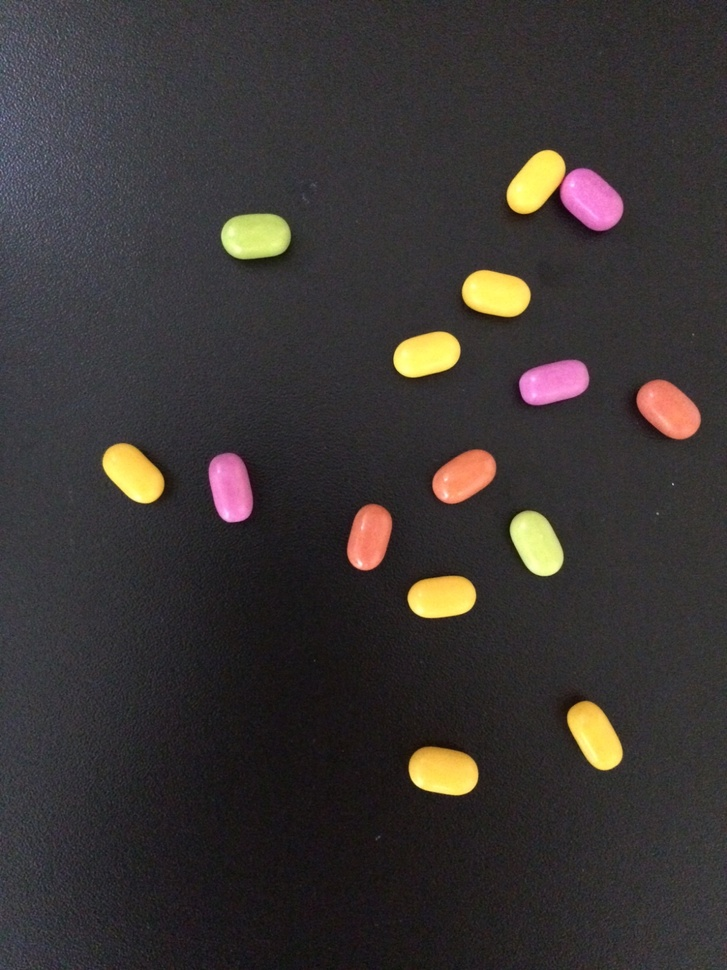
#> input picture images/tablets.jpeg, 727 x 970 px, shrunk from 1200 x 1600 before the run, found by its file name
$ jupyter execute challenge3_clean.ipynb
#> lines starting #> are read from the running program, lines starting #| are printed output that depends on the picture; after the words box and inside, x2 and y2 are one past the last pixel; in counts of white or black regions, pixels touching at a corner belong together; long printed decimals are rounded
[cell 1]
import numpy as np
import matplotlib.pyplot as plt
import cv2
import math
import sys
sys.setrecursionlimit(10000)

[cell 2]
def find_neighbour(arr_np, i, j, size_row, size_col, label):
    if i < 0 or j < 0 or i >= size_row or j >= size_col or arr_np[i, j] != 1:
        return
    arr_np[i, j] = label
    explored_items.add((i, j))
    for k in range(-1, 2):
        for l in range(-1, 2):
            if k == 0 and l == 0:
                continue
            if (i + k, j + l) not in explored_items:
                find_neighbour(arr_np, i + k, j + l, size_row, size_col, label)

def connected_components(image):
    threshold = 130
    arr_np = np.where(image > threshold, 1, 0)
#> arr_np: shape (970, 727) int64; values 0 (black) and 1 (white), 5.1% white; 51 white regions (36 under 20 px), largest, box (x1, y1, x2, y2) and area: (409, 748, 478, 795) 2638, (221, 214, 290, 259) 2591, (561, 169, 623, 230) 2562
    size_row, size_col = arr_np.shape
    label = 2
    global explored_items
    explored_items = set()
    for i in range(size_row):
        for j in range(size_col):
            if arr_np[i, j] == 1 and (i, j) not in explored_items:
                find_neighbour(arr_np, i, j, size_row, size_col, label)
                label += 1
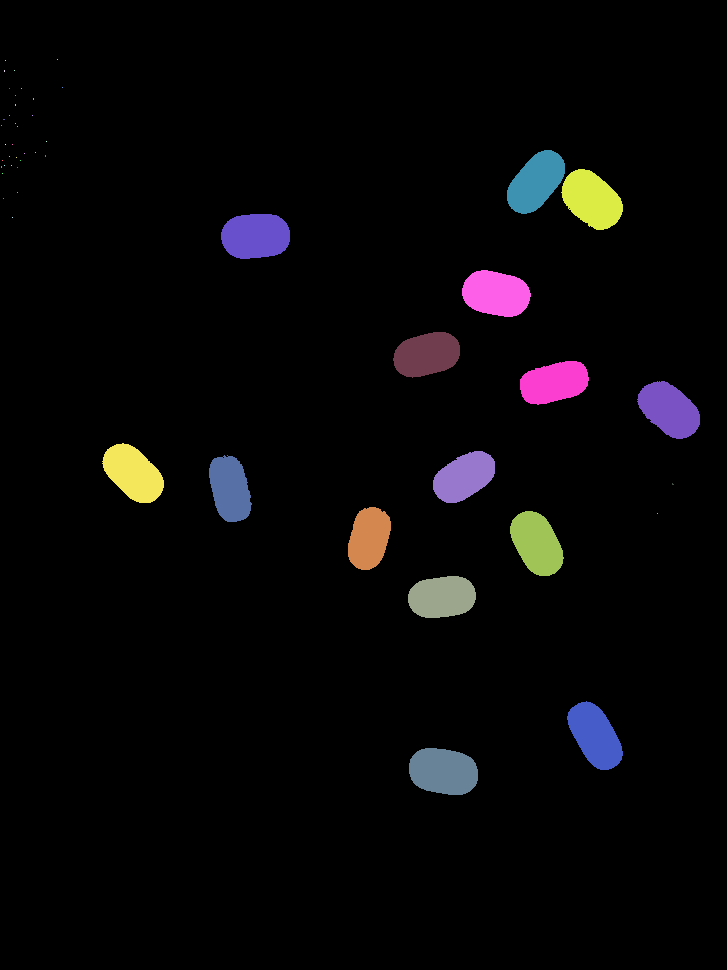
#> arr_np: shape (970, 727) int64; 52 distinct labels, from 0 to 52; one colour per label, 0 black
#> after the loop, label = 53
    return arr_np

def clean_image(image): # T o remove extra pixel which is not actually a object
    clean_label = []
#> clean_label = []
    unique, counts = np.unique(image, return_counts=True)
#> unique = 52 values from 0 to 52; counts = 52 values, max 669350 at index 0, min 1 at index 1, mean 13561.3
    for i in range(len(unique)):
        if counts[i]<50:
            image[image==unique[i]] = 0
        else:
            clean_label.append(unique[i])
#> this loop made 52 passes
#> image: shape (970, 727) int64; 16 distinct labels, from 0 to 52
#> after the loop, clean_label = [0, 21, 33, 37, 39, 40, 41, 42, 43, 44, 45, 47, 48, 50, 51, 52]
    clean_label.pop(0)
    for i in range(1, len(clean_label)+1):
        image[image==clean_label[i-1]] = i
#> this loop made 15 passes
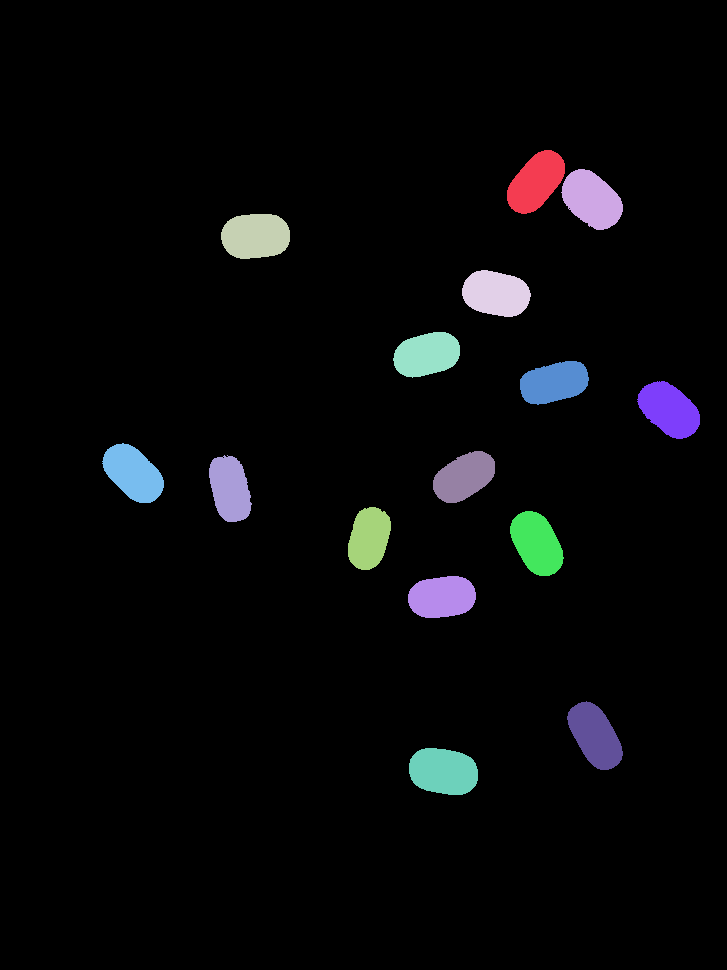
#> image: shape (970, 727) int64; 16 distinct labels, from 0 to 15; one colour per label, 0 black
    return image


image = cv2.imread('tablets.jpeg', cv2.IMREAD_GRAYSCALE)
labeled_image = clean_image(connected_components(image))
img_shape = labeled_image.shape

plt.figure(figsize = (10,10))
plt.imshow(labeled_image, cmap='tab20')
plt.grid()
plt.xticks(np.arange(0, img_shape[1], 100))
plt.yticks(np.arange(0, img_shape[0], 50))
plt.show()

[cell 3]
def generate_moments(image):
    li = ["m11", "m02", "m20", "m01", "m10", "m00", "mean_x", "mean_y", "mu20", "mu02", "mu11", "theta", "theta_degree", "start_x", "start_y"]
    M_table_dict = { each: {i: 0 for i in range(1, np.max(image)+1)} for each in li}
    for i in range(img_shape[0]):
        for j in range(img_shape[1]):
            if labeled_image[i,j]:
                M_table_dict["m11"][image[i,j]] += (i * j)
                M_table_dict["m02"][image[i,j]] += (j**2)
                M_table_dict["m20"][image[i,j]] += (i**2)
                M_table_dict["m01"][image[i,j]] += j
                M_table_dict["m10"][image[i,j]] += i
                M_table_dict["m00"][image[i,j]] += 1
                if not M_table_dict["start_x"][image[i,j]]:
                    M_table_dict["start_x"][image[i,j]] = j
                if not M_table_dict["start_y"][image[i,j]]:
                    M_table_dict["start_y"][image[i,j]] = i

    plt.figure(figsize = (7,7))
    plt.imshow(image, cmap='tab20')

    for i, each in enumerate(M_table_dict['m11']):
        M_table_dict["mean_x"][each] = M_table_dict["m10"][each]/M_table_dict["m00"][each]
        M_table_dict["mean_y"][each] = M_table_dict["m01"][each]/M_table_dict["m00"][each]
        M_table_dict["mu20"][each] = M_table_dict["m20"][each]/M_table_dict["m00"][each] - M_table_dict["mean_x"][each]**2
        M_table_dict["mu02"][each] = M_table_dict["m02"][each]/M_table_dict["m00"][each] - M_table_dict["mean_y"][each]**2
        M_table_dict["mu11"][each] = M_table_dict["m11"][each]/M_table_dict["m00"][each] - M_table_dict["mean_x"][each]*M_table_dict["mean_y"][each]
        M_table_dict["theta"][each] = 1/2 * np.arctan2( 2 * M_table_dict["mu11"][each], (M_table_dict["mu20"][each] - M_table_dict["mu02"][each]) )
        M_table_dict["theta_degree"][each] = np.degrees(M_table_dict["theta"][each])

        plt.text(M_table_dict["mean_y"][each] - 10, M_table_dict["mean_x"][each] + 10, str(i+1))

    plt.grid()
    plt.xticks(np.arange(0, img_shape[1], 100))
    plt.yticks(np.arange(0, img_shape[0], 100))
    plt.show()

    return M_table_dict

moments = generate_moments(labeled_image)
# for each in moments:
#     print(each, moments[each])
#     print()

[cell 4]
dimensions = []
edge_locs = []
for i in range(1, np.max(labeled_image)+1):
    edge_points = [0 for i in range(4)]
    directions = [0, np.pi/2, np.pi, -np.pi/2] # left, bottom, right, top
    theta = moments['theta'][i]
    edge_pos = [0 for i in range(4)]
    k = 1
    while True:
        for l in range(4):
            if not edge_points[l]:
                val_x = int(moments['mean_x'][i] + k*np.cos(theta + directions[l]))
                val_y = int(moments['mean_y'][i] + k*np.sin(theta + directions[l]))
                if labeled_image[val_x, val_y] != i:
                    edge_points[l] = k - 1
                    edge_pos[l] = (int(moments['mean_x'][i] + k*np.cos(theta + directions[l])),
                                   int(moments['mean_y'][i] + k*np.sin(theta + directions[l])))
        if all(edge_points):
            break
        k+=1
    print(i, "- theta in degree:", math.floor(moments['theta_degree'][i]*100)/100,  "length:", edge_points[0] + edge_points[2], "  width:", edge_points[1] + edge_points[3])
    dimensions.append((edge_points[0] + edge_points[2], edge_points[1] + edge_points[3]))
    edge_locs.append(edge_pos)
#> this loop made 15 passes
#> theta on passes 1 to 8: -0.686, 0.816, -1.51, 1.38, -1.31, -1.32, 0.885, 0.808
#> (printed output is left out)
#> after the loop, dimensions = [(70, 37), (67, 45), (68, 43), (67, 41), (67, 39), (68, 35), (68, 41), (68, 39), (67, 37), (65, 34), (62, 37), (69, 40), (67, 38), (72, 36), (69, 43)]; edge_locs = 15 items


dimensions = np.array(dimensions)
#> dimensions = 15 rows, first 8: [70, 37], [67, 45], [68, 43], [67, 41], [67, 39], [68, 35], [68, 41], [68, 39]

r1 = np.mean(dimensions[:,0])
#> r1 = 67.6
print("Length Mean: ", r1)
#| Length Mean:  67.6

r2 = np.mean(dimensions[:,1])
#> r2 = 39
print("Width Mean: ", r2)
#| Width Mean:  39.0

r3 = np.std(dimensions[:,0])
#> r3 = 2.15
print("Length Std: ", r3)
#| Length Std:  2.154

r4 = np.std(dimensions[:,1])
#> r4 = 3.06
print("Width Std: ", r4)
#| Width Std:  3.055

[cell 5]
plt.figure(figsize = (7,7))
plt.imshow(labeled_image, cmap='tab20')
import matplotlib.patheffects as PathEffects
for i in range(1, np.max(labeled_image)+1):
    txt_head = plt.text(moments["mean_y"][i] - 10, moments["mean_x"][i] + 10, str(i), color = "white", weight='bold')
    txt_head.set_path_effects([PathEffects.withStroke(linewidth=1, foreground='black')])
    txt1 = plt.text(moments["mean_y"][i] - 100, moments["mean_x"][i] + 70, "length: "+str(dimensions[i-1][0])+"px", color = plt.cm.tab20(int(i*20/np.max(labeled_image))), weight='bold')
    txt1.set_path_effects([PathEffects.withStroke(linewidth=1, foreground='black')])
    txt2 = plt.text(moments["mean_y"][i] - 100, moments["mean_x"][i] + 110, "width: "+str(dimensions[i-1][1])+"px", color = plt.cm.tab20(int(i*20/np.max(labeled_image))), weight='bold')
    txt2.set_path_effects([PathEffects.withStroke(linewidth=1, foreground='black')])
    #     if i == 1:
    #     print(edge_locs[i-1][0], edge_locs[i-1][2])
    plt.plot((edge_locs[i-1][0][1], edge_locs[i-1][2][1]), (edge_locs[i-1][0][0], edge_locs[i-1][2][0]), color="#555555")
    plt.plot((edge_locs[i-1][1][1], edge_locs[i-1][3][1]), (edge_locs[i-1][1][0], edge_locs[i-1][3][0]), color="#333333")

plt.grid()
plt.xticks(np.arange(0, img_shape[1], 200))
plt.yticks(np.arange(0, img_shape[0], 100))
plt.show()
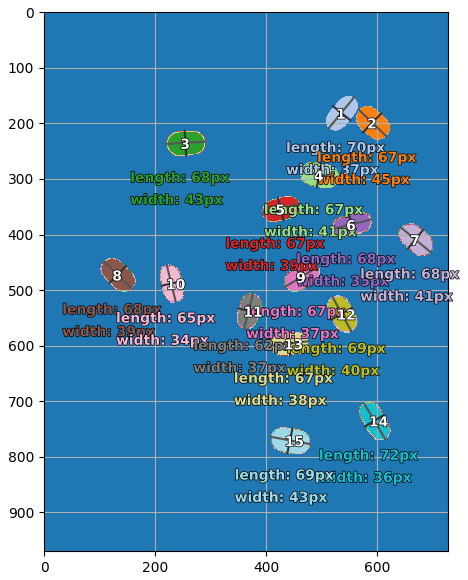
#> figure drawn by matplotlib, 1 panel

[cell 6]
import numpy as np
import matplotlib.pyplot as plt
import cv2

def connected_components(image):
    threshold = 130
    arr_np = np.where(image > threshold, 1, 0)
    label = 2
    labels = np.zeros_like(arr_np)

    # First pass
    for i in range(1, arr_np.shape[0]):
        for j in range(1, arr_np.shape[1]):
            if arr_np[i, j] == 1:
                if arr_np[i - 1, j] != 0:
                    labels[i, j] = labels[i - 1, j]
                elif arr_np[i, j - 1] != 0:
                    labels[i, j] = labels[i, j - 1]
                else:
                    labels[i, j] = label
                    label += 1
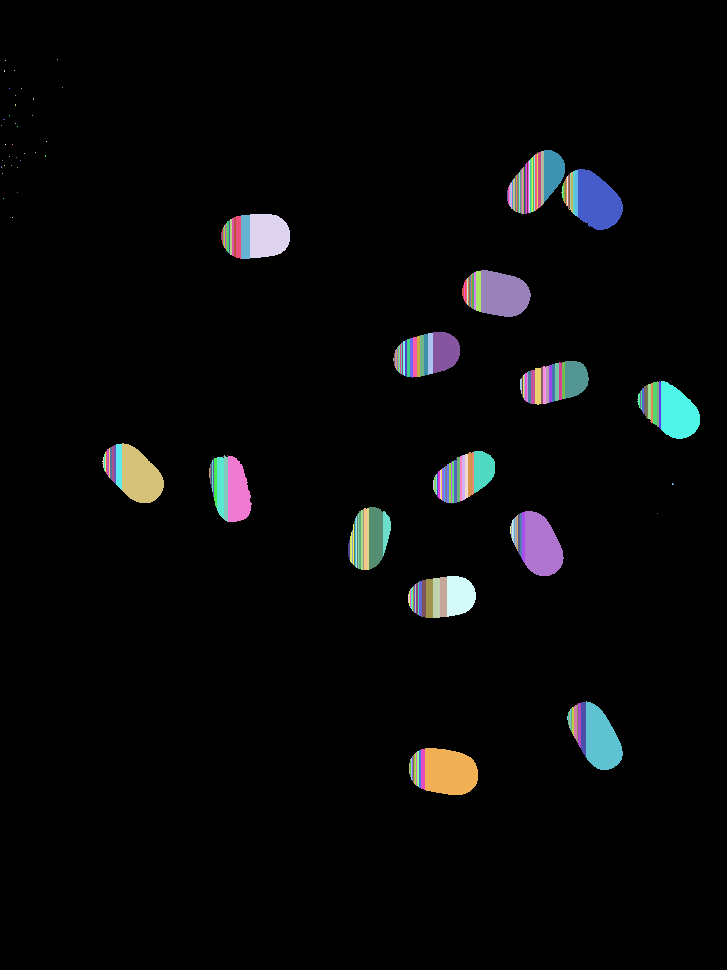
#> labels: shape (970, 727) int64; 287 distinct labels, from 0 to 287; one colour per label, 0 black

    # Second pass
    for i in range(1, arr_np.shape[0]):
        for j in range(1, arr_np.shape[1]):
            if arr_np[i, j] == 1:
                if arr_np[i - 1, j] != 0 and arr_np[i - 1, j] != arr_np[i, j]:
                    labels[labels == labels[i - 1, j]] = labels[i, j]
                elif arr_np[i, j - 1] != 0 and arr_np[i, j - 1] != arr_np[i, j]:
                    labels[labels == labels[i, j - 1]] = labels[i, j]

    return labels

def clean_image(image):
    clean_label = []
    unique, counts = np.unique(image, return_counts=True)
#> unique = 287 values from 0 to 287; counts = 287 values, max 669350 at index 0, min 1 at index 1, mean 2457.1
    for i in range(len(unique)):
        if counts[i] < 50:
            image[image == unique[i]] = 0
        else:
            clean_label.append(unique[i])
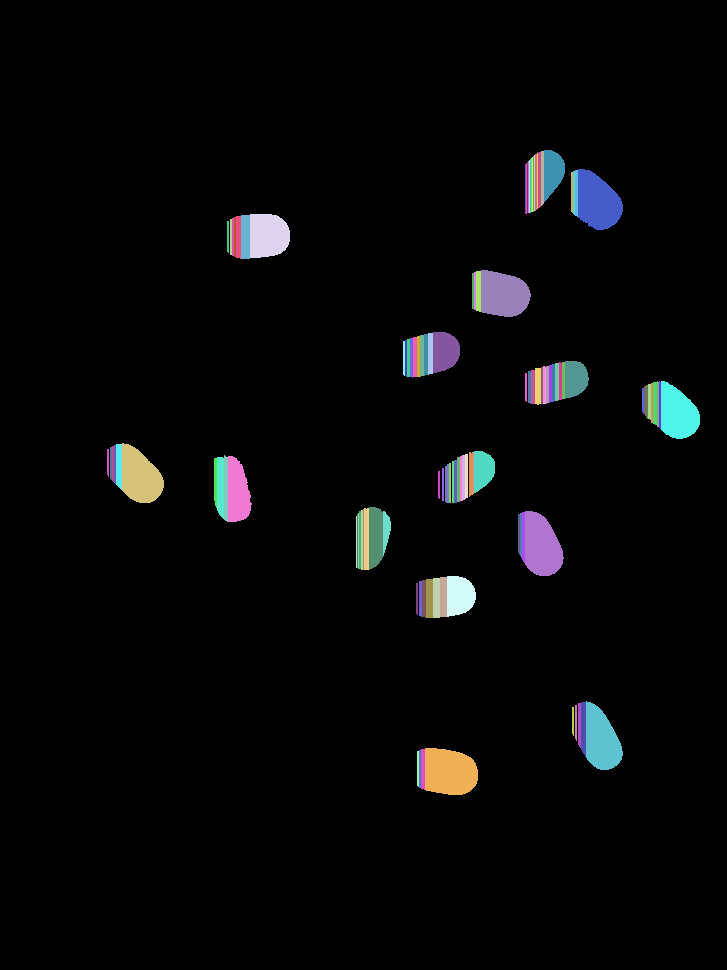
#> image: shape (970, 727) int64; 117 distinct labels, from 0 to 279; one colour per label, 0 black
#> after the loop, clean_label = 117 values from 0 to 279
    clean_label.pop(0)
    for i in range(1, len(clean_label) + 1):
        image[image == clean_label[i - 1]] = i
#> this loop made 116 passes
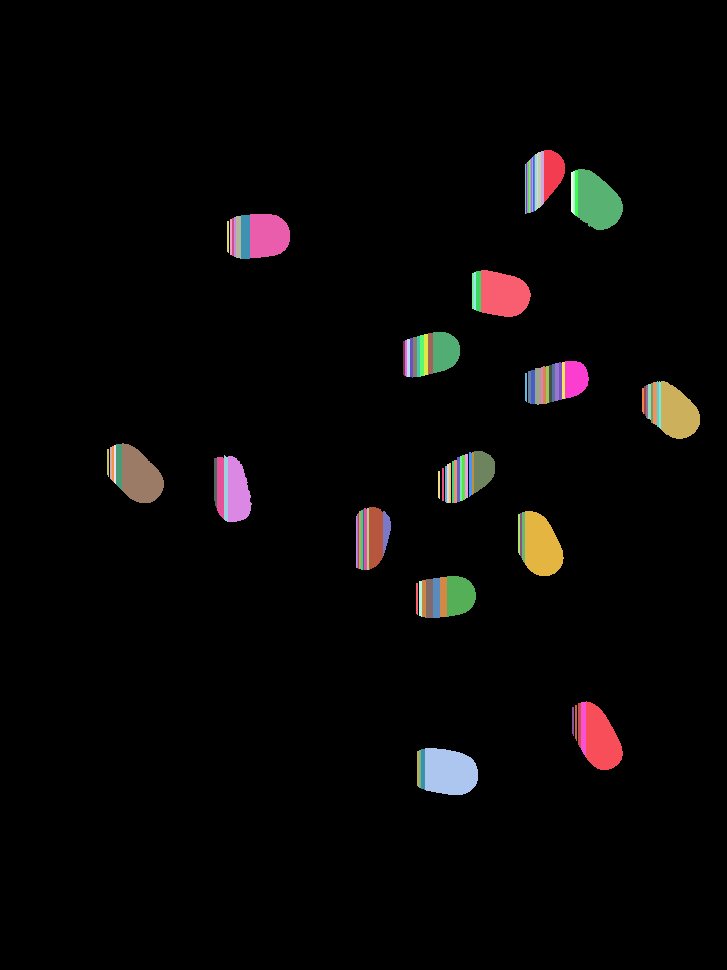
#> image: shape (970, 727) int64; 117 distinct labels, from 0 to 116; one colour per label, 0 black
    return image

image = cv2.imread('tablets.jpeg', cv2.IMREAD_GRAYSCALE)
labeled_image = clean_image(connected_components(image))
img_shape = labeled_image.shape

plt.figure(figsize=(10, 10))
plt.imshow(labeled_image, cmap='tab20')
plt.grid()
plt.xticks(np.arange(0, img_shape[1], 100))
plt.yticks(np.arange(0, img_shape[0], 50))
plt.show()

$ run again, with images/0.png saved as images/tablets.jpeg
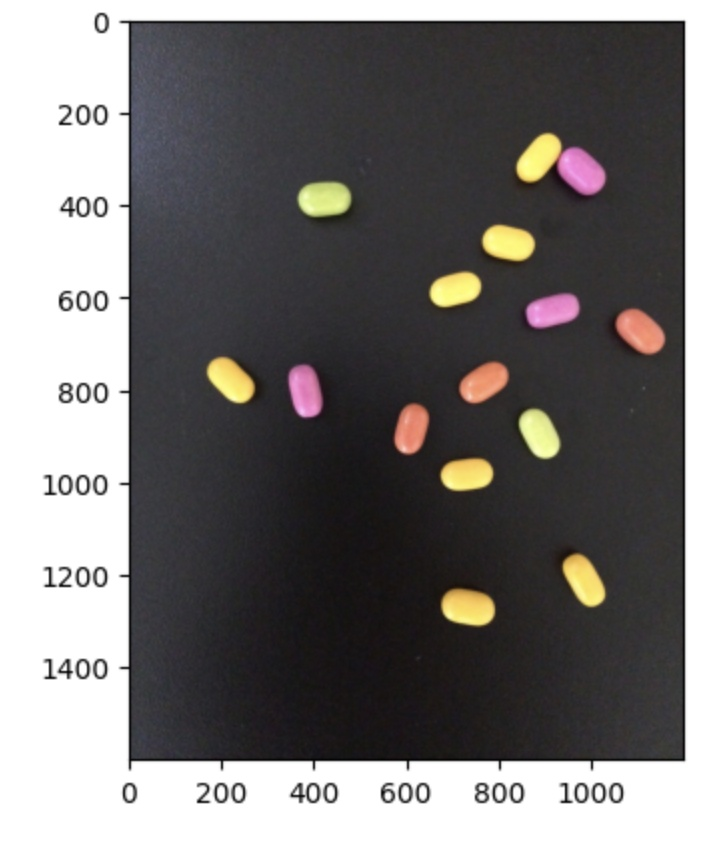
#> input picture images/0.png, 706 x 844 px, found by its file name
#> after the loop in connected_components, `for i in range(size_row):`:
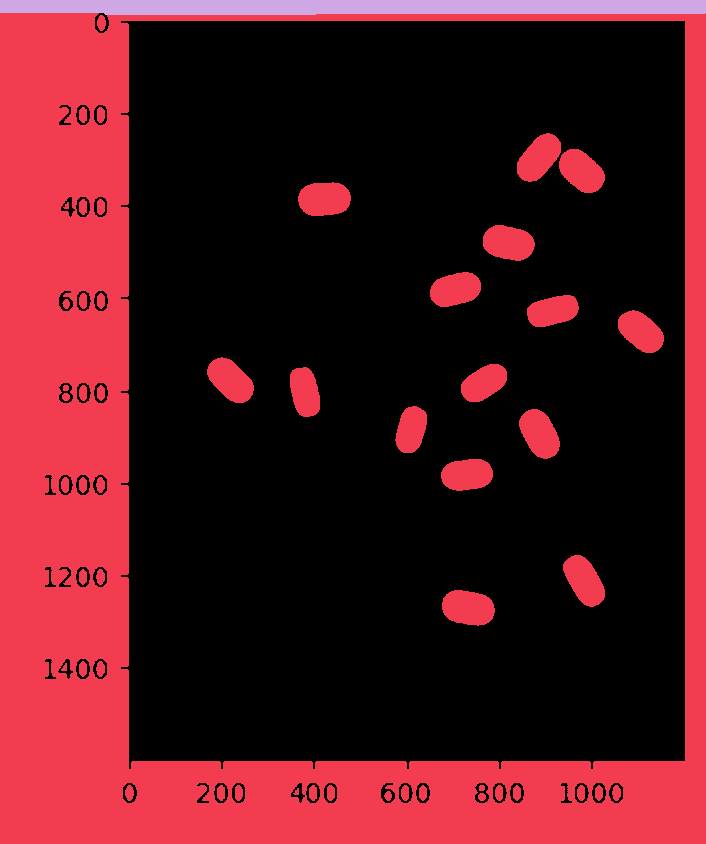
#> arr_np: shape (844, 706) int64; 3 distinct labels, from 0 to 2; one colour per label, 0 black
#> after the loop in connected_components, `for i in range(size_row):`: label = 2
#> unique = 503 values from 0 to 503; counts = 503 values, max 518812 at index 0, min 1 at index 142, mean 1184.6
#> after the loop in clean_image, `for i in range(len(unique)):`: clean_label = 193 values from 0 to 498
#> after the loop in clean_image, `for i in range(1, len(clean_label) + 1):`:
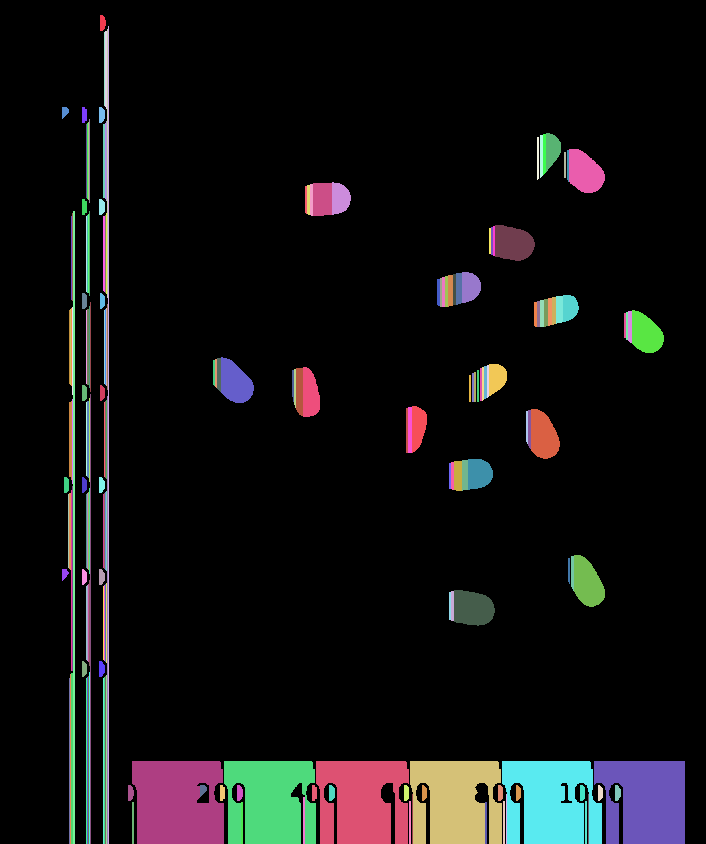
#> image: shape (844, 706) int64; 193 distinct labels, from 0 to 192; one colour per label, 0 black
